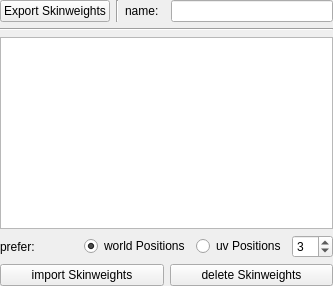
      <widget class="QWidget" name="tab_3">
       <attribute name="title">
        <string>Weights Manager</string>
       </attribute>
       <layout class="QVBoxLayout" name="verticalLayout_10">
        <property name="margin">
         <number>0</number>
        </property>
        <item>
         <layout class="QVBoxLayout" name="verticalLayout_12">
          <item>
           <layout class="QHBoxLayout" name="horizontalLayout_2">
            <item>
             <widget class="QPushButton" name="ExportWeights_Button">
              <property name="enabled">
               <bool>true</bool>
              </property>
              <property name="toolTip">
               <string>export current selection as rarfile with all weights as xml</string>
              </property>
              <property name="statusTip">
               <string>export current selection as rarfile with all weights as xml</string>
              </property>
              <property name="whatsThis">
               <string>export current selection as rarfile with all weights as xml</string>
              </property>
              <property name="text">
               <string>Export Skinweights</string>
              </property>
             </widget>
            </item>
            <item>
             <widget class="Line" name="line_10">
              <property name="orientation">
               <enum>Qt::Vertical</enum>
              </property>
             </widget>
            </item>
            <item>
             <layout class="QHBoxLayout" name="horizontalLayout_29">
              <item>
               <widget class="QLabel" name="label_5">
                <property name="minimumSize">
                 <size>
                  <width>40</width>
                  <height>0</height>
                 </size>
                </property>
                <property name="maximumSize">
                 <size>
                  <width>40</width>
                  <height>16777215</height>
                 </size>
                </property>
                <property name="text">
                 <string>name:</string>
                </property>
               </widget>
              </item>
              <item>
               <widget class="QLineEdit" name="SkinFilename_LineEdit">
                <property name="toolTip">
                 <string>if given name, it will be added to list below, if not: user needs to specify folder</string>
                </property>
                <property name="statusTip">
                 <string>if given name, it will be added to list below, if not: user needs to specify folder</string>
                </property>
                <property name="whatsThis">
                 <string>if given name, it will be added to list below, if not: user needs to specify folder</string>
                </property>
               </widget>
              </item>
             </layout>
            </item>
           </layout>
          </item>
          <item>
           <widget class="Line" name="line_2">
            <property name="orientation">
             <enum>Qt::Horizontal</enum>
            </property>
           </widget>
          </item>
          <item>
           <widget class="QListWidget" name="listWidget"/>
          </item>
          <item>
           <layout class="QHBoxLayout" name="horizontalLayout_13">
            <item>
             <widget class="QLabel" name="label_4">
              <property name="text">
               <string>prefer: </string>
              </property>
             </widget>
            </item>
            <item>
             <spacer name="horizontalSpacer_12">
              <property name="orientation">
               <enum>Qt::Horizontal</enum>
              </property>
              <property name="sizeHint" stdset="0">
               <size>
                <width>40</width>
                <height>20</height>
               </size>
              </property>
             </spacer>
            </item>
            <item>
             <widget class="QRadioButton" name="WorldPos_radioButton">
              <property name="text">
               <string>world Positions</string>
              </property>
              <property name="checked">
               <bool>true</bool>
              </property>
             </widget>
            </item>
            <item>
             <widget class="QRadioButton" name="UvPos_radioButton">
              <property name="text">
               <string>uv Positions</string>
              </property>
             </widget>
            </item>
            <item>
             <widget class="QSpinBox" name="amountSpinBox">
              <property name="minimum">
               <number>1</number>
              </property>
              <property name="maximum">
               <number>10</number>
              </property>
              <property name="value">
               <number>3</number>
              </property>
             </widget>
            </item>
           </layout>
          </item>
          <item>
           <layout class="QHBoxLayout" name="horizontalLayout_15">
            <item>
             <widget class="QPushButton" name="ImportWeights_Button">
              <property name="toolTip">
               <string>import weights based on selection above, if no selection present will allow user to dearch in directory</string>
              </property>
              <property name="statusTip">
               <string>import weights based on selection above, if no selection present will allow user to dearch in directory</string>
              </property>
              <property name="whatsThis">
               <string>import weights based on selection above, if no selection present will allow user to dearch in directory</string>
              </property>
              <property name="text">
               <string>import Skinweights</string>
              </property>
             </widget>
            </item>
            <item>
             <widget class="QPushButton" name="DeleteWeights_Button">
              <property name="toolTip">
               <string>delete selected skinweights from list above</string>
              </property>
              <property name="statusTip">
               <string>delete selected skinweights from list above</string>
              </property>
              <property name="whatsThis">
               <string>delete selected skinweights from list above</string>
              </property>
              <property name="text">
               <string>delete Skinweights</string>
              </property>
             </widget>
            </item>
           </layout>
          </item>
         </layout>
        </item>
       </layout>
      </widget>
